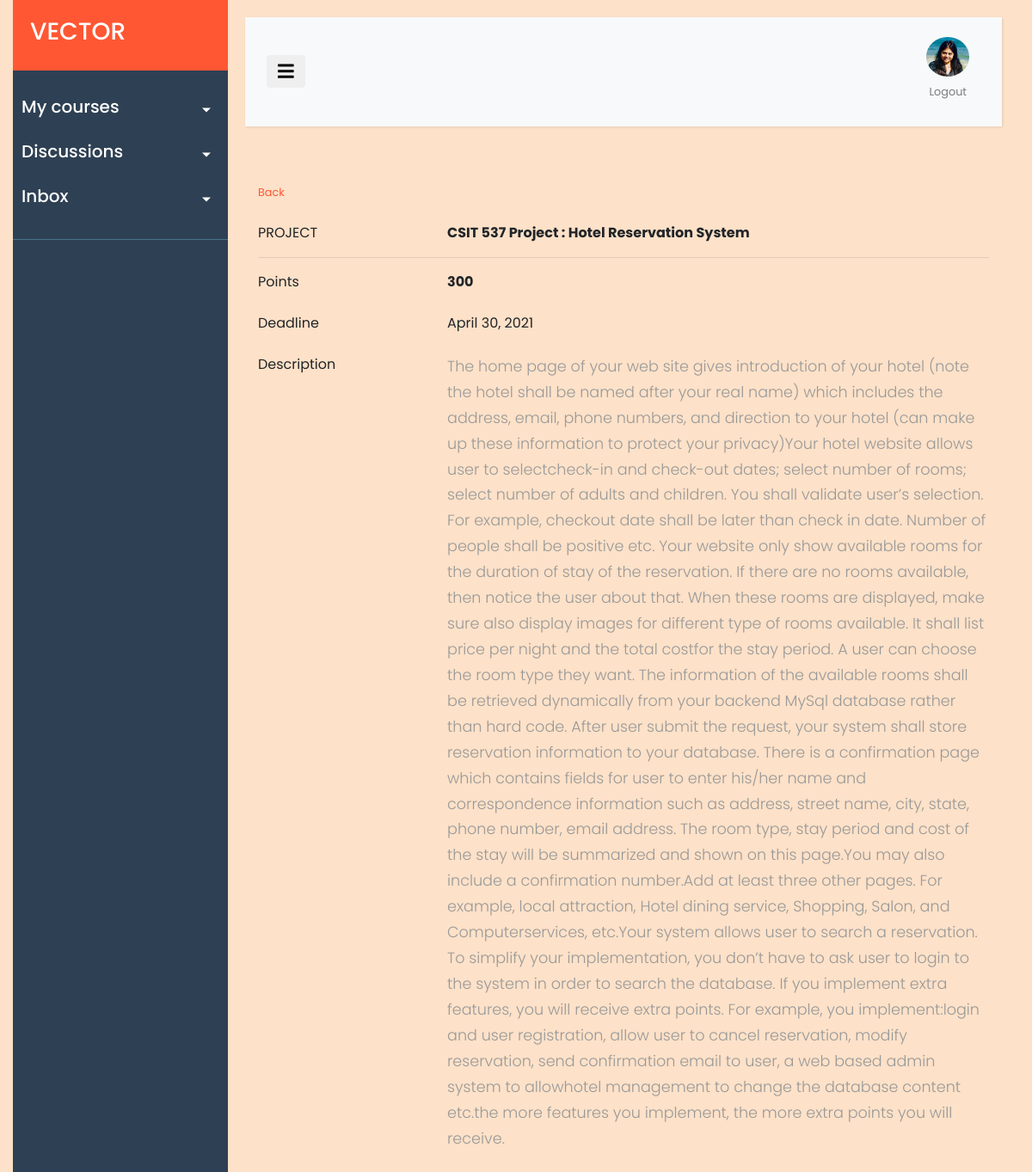
Page /projecthome/63 (signed in) on the committed database.
### ELearn/models.py (models this page shows, shortened)
class Project(models.Model):
    project_id = models.AutoField(primary_key=True)
    project_name = models.CharField("Project Name", max_length=255)
    project_desc = models.TextField("Project Description", blank=True)
    project_points = models.IntegerField("Points",default=100,blank=False)
    deadline = models.DateField("Submission Deadline")
    course = models.ForeignKey(Course, on_delete=models.CASCADE)
    module = models.CharField("Module ID", max_length=255)

### ELearn/views.py (the view)
# urls.py: path("projecthome/<str:module_id>", views.project_home , name='projecthome'),
def project_home(request, module_id):
	project = Project.objects.get(module=module_id)
	return render(request, "ELearn/project_home.html", {"project":project, "module_id":module_id})

### ELearn/context_processors.py (called while the page is built)
def get_courses(request):
    course_list = []
    profile_picture_url = ''
    if request.user.is_authenticated:
        current_user = request.user
        course_list = Course.objects.filter(instructor=current_user)
        current_profile = Profile.objects.get(user=current_user)
        profile_picture_url = current_profile.image.url
    return{
        'CURRENT_USER_COURSES' : course_list,
        'CURRENT_USER_DP' : profile_picture_url,
    }

### ELearn/templates/ELearn/project_home.html (shortened to what this page needs)
{% extends "ELearn/layout.html" %}
{% load crispy_forms_tags %}
{% load widget_tweaks %}
{% block content %}
{% load static %}
<div class="container">
    <div class="row">
        <div class="col">
            <small><a class="orange-link" href="{% url 'coursehome' course_id=project.course.course_id %}">Back</a></small>
        </div>
    </div>
    <br/>
    <div class="row">
        <div class="col-3">
            PROJECT
        </div>
        <div class="col-9">
            <strong>{{ project.project_name }}</strong>
        </div>
    </div>
    <hr/>
    <div class="row">
        <div class="col-3">
            Points
        </div>
        <div class="col-9">
            <strong>{{ project.project_points }}</strong>
        </div>
    </div>
    <br/>
    <div class="row">
        <div class="col-3">
            Deadline
        </div>
        <div class="col-9">
            {{ project.deadline }}
        </div>
    </div>
    <br/>
    <div class="row">
        <div class="col-3">
            Description
        </div>
        <div class="col-9">
            {{ project.project_desc|linebreaks }}
        </div>
    </div>
</div>
{% endblock %}

### ELearn/static/ELearn/ELearn_Styles.css (style rules this page uses)
body { font-family: 'Poppins', sans-serif; background: rgb(253, 225, 200); }
p { font-family: 'Poppins', sans-serif; font-size: 1.1em; font-weight: 300; line-height: 1.7em; color: #999; }
.orange-link { color: #FF5733; }
a, a:hover, a:focus { color: inherit; text-decoration: none; transition: all 0.3s; }

### rows in the picture
Project: project_name "CSIT 537 Project : Hotel Reservation System", project_points "300", deadline "April 30, 2021", project_desc "The home page of your web site gives introduction of your hotel (note the hotel shall be named after your real name) which includes the address, email, phone numbers, and direction to your hotel (can make up these information to protect your privacy)Your hotel website allows user to selectcheck-in and check-out dates; select number of rooms; select number of adults and children. You shall validate user’s selection. For example, checkout date shall be later than check in date. Number of people shall be positive etc. Your website only show available rooms for the duration of stay of the reservation. If there are no rooms available, then notice the user about that. When these rooms are…"
